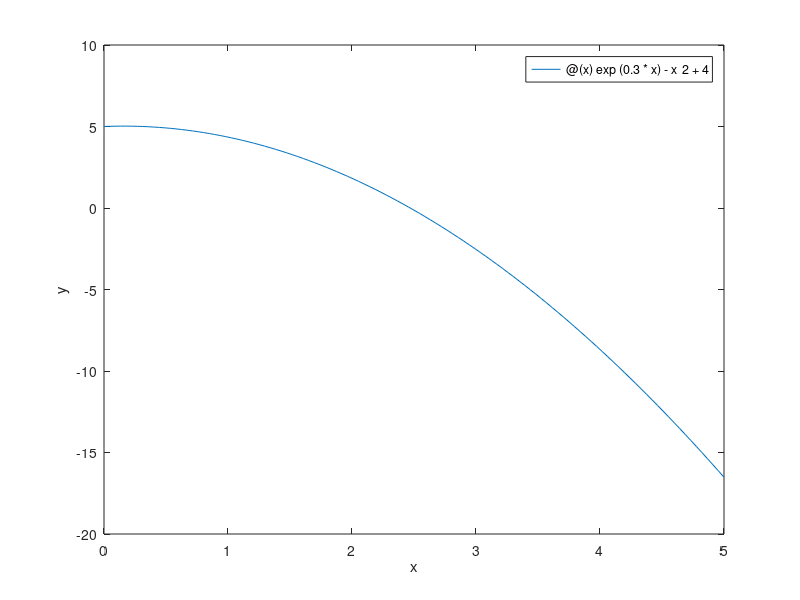
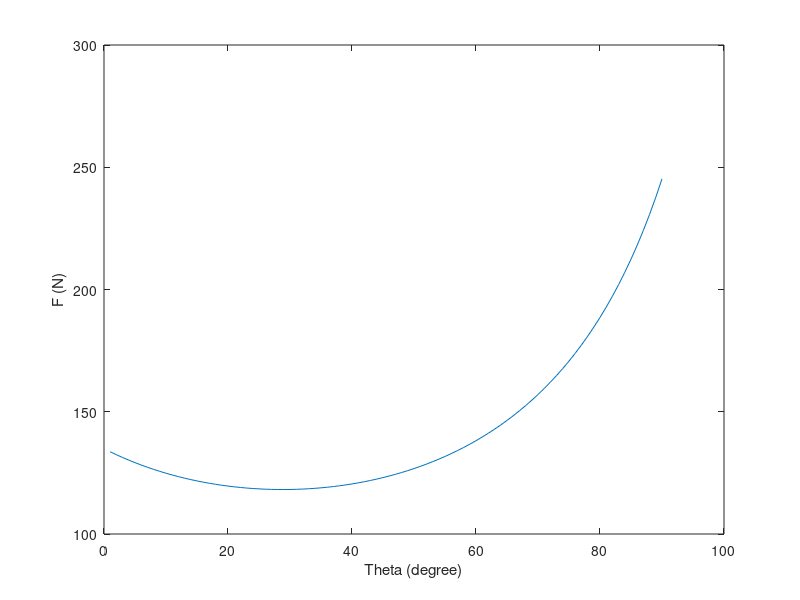
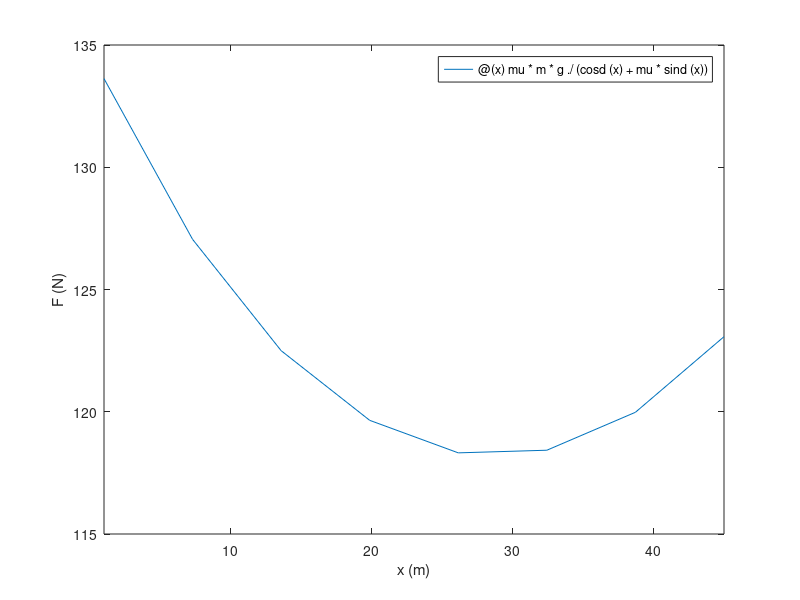

Source code (MATLAB) for these figures, in order:
%Homework 7- Kristi Hicks
clear all;close all; clc;

%Problem 1
F= @(x) exp(0.3*x)-x^2+4;
figure; fplot(F, [0 5]);
xlabel('x'); ylabel('y');
r= fzero(F,3)

%Problem 5
mu= 0.55; g= 9.81; m=25;
Fun= @(x) mu*m*g./(cosd(x)+mu*sind(x));
x= 1:90;
F1= Fun(x);
figure; plot(x,F1); 
xlabel('Theta (degree)'); ylabel('F (N)');
Fs= 150;
Funs= @(x) mu*m*g./(cosd(x)+mu*sind(x))-Fs;
ths= fzero(Funs, 70)

%Problem 11
figure; fplot(Fun, [1, 45]);
xlabel('x (m)'); ylabel('F (N)');
[xmin Fmin]= fminbnd(Fun, 10, 30)

%Problem 16a
Fa= @(x) 0.5*x.^3./(1+2*sqrt(x));
qa= quadl(Fa,2,10)
%Problem 16b
Fb= @(x) 0.5+cos(1.2*x)./(x+2).*2;
qb= quadl(Fb,0,9)

%Problem 18
t= [0:7];
v= [0 14 39 69 95 114 129 139];
vfps= v*5280/3600;
xft= trapz(t, vfps)


